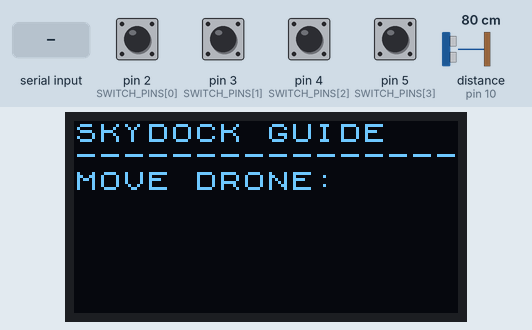
A sketch run on a simulated Arduino Nano, built with avr-gcc and run on an emulated ATmega328P. On the bench: 128×64 one-colour display. Wiring (inferred from the names in the program): ultrasonic range finder: trigger pin 9; echo pin 10. The test bench sets the inputs (shaded band); at power-on: pin 2 (SWITCH_PINS[0]), pin 3 (SWITCH_PINS[1]), pin 4 (SWITCH_PINS[2]), pin 5 (SWITCH_PINS[3]) HIGH, distance to the obstacle (sensor on pin 10) 80 cm. The echo pulse lasts 58.3 µs per cm; what the sketch prints to the serial monitor is not drawn.

Above: at 1.25 s.
1.6 s: "GUIDE,\n" received over Serial
At 1.7 s:
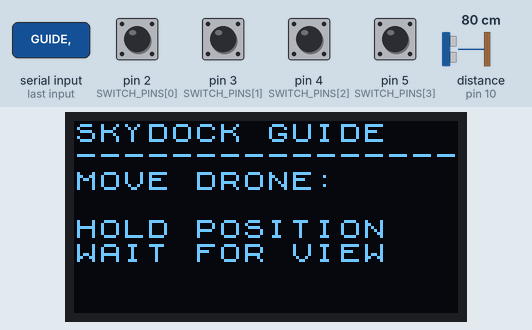
3.2 s: distance to the obstacle (sensor on pin 10) set to 250 cm
At 3.27 s:
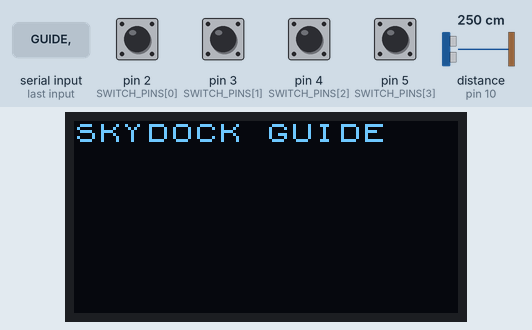
5.6 s: "CENTERED\n" received over Serial
At 5.91 s:
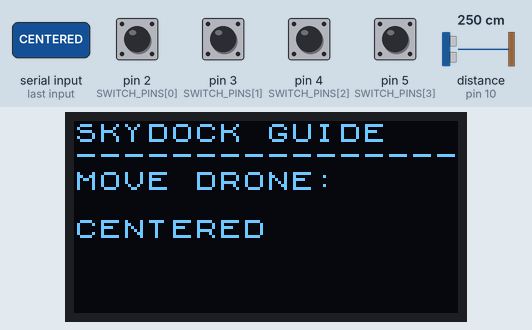
7.8 s: "GUIDE|\n" received over Serial
At 8.26 s:
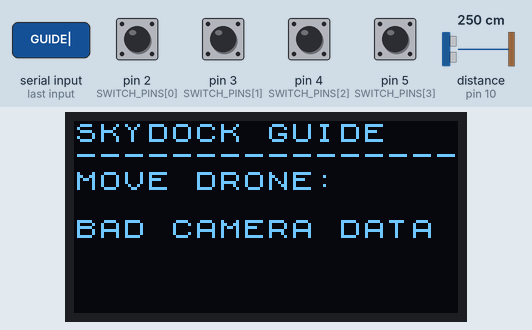

The sketch:

skydock_nano_combined.ino
```cpp
// SkyDock combined bench-test firmware for Arduino Nano V3/R3 clone.
// Reads four microswitches and one HC-SR04, reports JSON to Python, receives
// camera guidance from Python, and displays guidance/landing status on an OLED.
// Default OLED driver: SH1106. Change the display class if the display is SSD1306.

#include <Arduino.h>
#include <U8x8lib.h>
#include <string.h>

U8X8_SH1106_128X64_NONAME_HW_I2C display(U8X8_PIN_NONE);  // A4 SDA, A5 SCL

const uint8_t SWITCH_PINS[] = {2, 3, 4, 5};
const uint8_t SWITCH_COUNT = sizeof(SWITCH_PINS) / sizeof(SWITCH_PINS[0]);
const uint8_t TRIG_PIN = 9;
const uint8_t ECHO_PIN = 10;
const uint32_t SAMPLE_PERIOD_MS = 100;
const float LANDING_DISTANCE_CM = 5.0f;
const uint8_t MIN_PRESSED_SWITCHES = 2;
const uint32_t SERIAL_BAUD = 115200;

char inputLine[64];
uint8_t inputLength = 0;
char guidanceX[17] = "HOLD POSITION";
char guidanceY[17] = "WAIT FOR VIEW";
float distanceCm = -1.0f;
uint8_t pressedCount = 0;
bool landed = false;

void printLine(uint8_t row, const char *text) {
  char clipped[17];
  uint8_t i = 0;
  while (i < 16 && text[i] != '\0') {
    clipped[i] = text[i];
    ++i;
  }
  clipped[i] = '\0';
  display.drawString(0, row, clipped);
}

void updateDisplay() {
  display.clearDisplay();
  printLine(0, "SKYDOCK GUIDE");
  printLine(1, "----------------");
  printLine(2, "MOVE DRONE:");
  printLine(4, guidanceX);
  printLine(5, guidanceY);
  printLine(7, landed ? "LANDING: YES" : "LANDING: NO");
}

void copyClipped(char *destination, size_t destinationSize, const char *source) {
  if (destinationSize == 0) return;
  strncpy(destination, source, destinationSize - 1);
  destination[destinationSize - 1] = '\0';
}

void handleGuidance(char *line) {
  if (strcmp(line, "HOLD") == 0) {
    copyClipped(guidanceX, sizeof(guidanceX), "HOLD POSITION");
    copyClipped(guidanceY, sizeof(guidanceY), "WAIT FOR VIEW");
    updateDisplay();
    return;
  }
  if (strcmp(line, "CENTERED") == 0) {
    copyClipped(guidanceX, sizeof(guidanceX), "CENTERED");
    copyClipped(guidanceY, sizeof(guidanceY), "HOLD POSITION");
    updateDisplay();
    return;
  }

  // Python versions may send GUIDE|LEFT:35:mm|UP:42:mm or GUIDE,GO LEFT.
  if (strncmp(line, "GUIDE|", 6) == 0) {
    char *x = line + 6;
    char *separator = strchr(x, '|');
    if (separator == NULL) {
      copyClipped(guidanceX, sizeof(guidanceX), "BAD CAMERA DATA");
      guidanceY[0] = '\0';
    } else {
      *separator = '\0';
      char *y = separator + 1;
      copyClipped(guidanceX, sizeof(guidanceX), strcmp(x, "-") == 0 ? "" : x);
      copyClipped(guidanceY, sizeof(guidanceY), strcmp(y, "-") == 0 ? "" : y);
    }
    updateDisplay();
    return;
  }
  if (strncmp(line, "GUIDE,", 6) == 0) {
    copyClipped(guidanceX, sizeof(guidanceX), line + 6);
    guidanceY[0] = '\0';
    updateDisplay();
    return;
  }

  copyClipped(guidanceX, sizeof(guidanceX), "BAD CAMERA DATA");
  guidanceY[0] = '\0';
  updateDisplay();
}

void readPythonCommands() {
  while (Serial.available() > 0) {
    const char c = (char)Serial.read();
    if (c == '\n') {
      inputLine[inputLength] = '\0';
      if (inputLength > 0) handleGuidance(inputLine);
      inputLength = 0;
    } else if (c != '\r') {
      if (inputLength < sizeof(inputLine) - 1) {
        inputLine[inputLength++] = c;
      } else {
        inputLength = 0;  // Discard an overlong command.
      }
    }
  }
}

float readDistanceCm() {
  digitalWrite(TRIG_PIN, LOW);
  delayMicroseconds(3);
  digitalWrite(TRIG_PIN, HIGH);
  delayMicroseconds(10);
  digitalWrite(TRIG_PIN, LOW);
  const unsigned long duration = pulseIn(ECHO_PIN, HIGH, 30000UL);
  if (duration == 0) return -1.0f;
  return duration * 0.0343f / 2.0f;
}

void readSwitches() {
  pressedCount = 0;
  for (uint8_t i = 0; i < SWITCH_COUNT; ++i) {
    if (digitalRead(SWITCH_PINS[i]) == LOW) ++pressedCount;
  }
}

void sendDataLine() {
  // Keep this as one JSON object per line; Python can parse each line directly.
  Serial.print(F("{\"distance_cm\":"));
  if (distanceCm < 0.0f) Serial.print(F("null"));
  else Serial.print(distanceCm, 1);
  Serial.print(F(",\"pressed_count\":"));
  Serial.print(pressedCount);
  Serial.print(F(",\"landed\":"));
  Serial.print(landed ? F("true") : F("false"));
  for (uint8_t i = 0; i < SWITCH_COUNT; ++i) {
    Serial.print(F(",\"sw"));
    Serial.print(SWITCH_PINS[i]);
    Serial.print(F("\":"));
    Serial.print(digitalRead(SWITCH_PINS[i]) == LOW ? 1 : 0);
  }
  Serial.println(F("}"));
}

void setup() {
  Serial.begin(SERIAL_BAUD);
  pinMode(TRIG_PIN, OUTPUT);
  pinMode(ECHO_PIN, INPUT);
  for (uint8_t i = 0; i < SWITCH_COUNT; ++i) {
    pinMode(SWITCH_PINS[i], INPUT_PULLUP);
  }
  display.begin();
  display.setFont(u8x8_font_chroma48medium8_r);
  updateDisplay();
}

void loop() {
  readPythonCommands();
  static uint32_t lastSample = 0;
  const uint32_t now = millis();
  if (now - lastSample >= SAMPLE_PERIOD_MS) {
    lastSample = now;
    distanceCm = readDistanceCm();
    readSwitches();
    landed = distanceCm >= 0.0f && distanceCm < LANDING_DISTANCE_CM &&
             pressedCount >= MIN_PRESSED_SWITCHES;
    updateDisplay();
    sendDataLine();
  }
}
```
